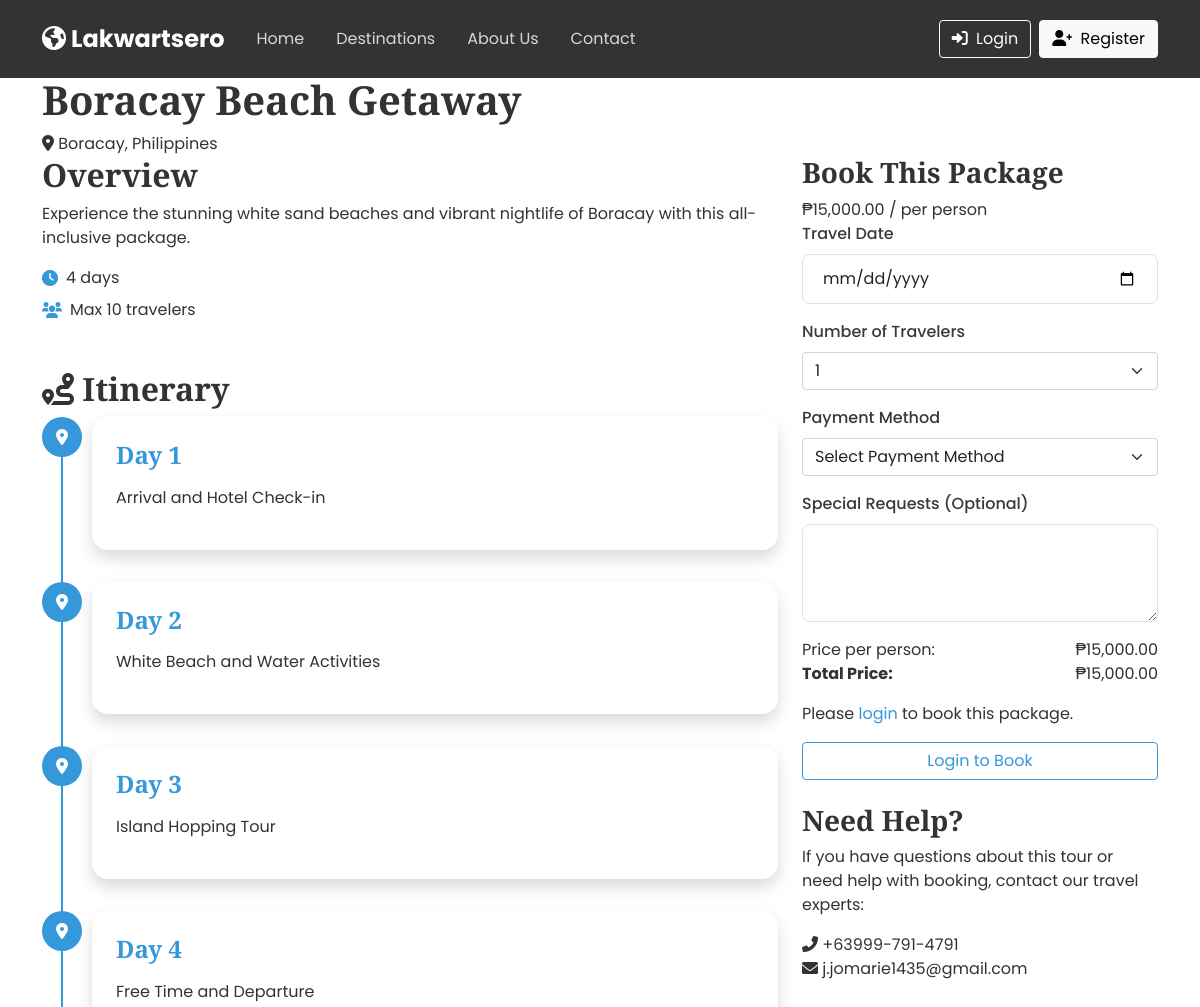
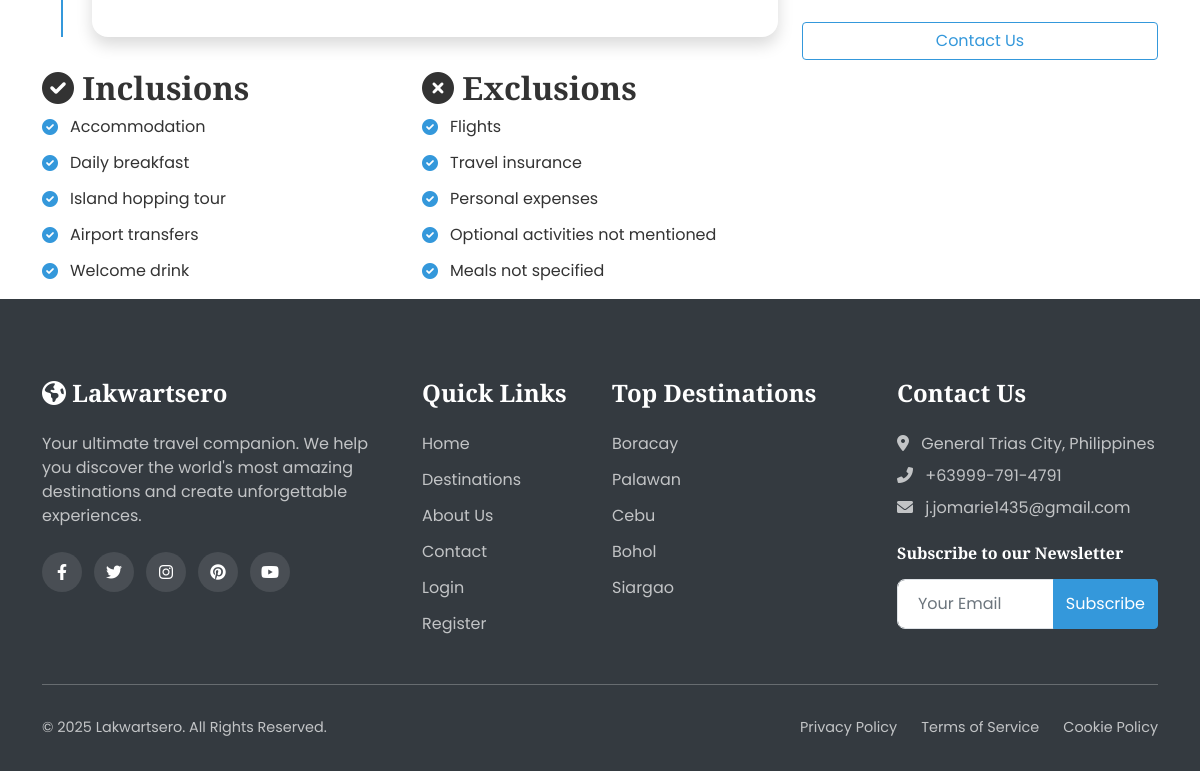
The app's page /package-details.php?id=1 with its own data (2 pictures, top to bottom).
### tables this page shows
CREATE TABLE `packages` (
  `id` int(11) NOT NULL,
  `destination_id` int(11) NOT NULL,
  `title` varchar(100) NOT NULL,
  `description` text DEFAULT NULL,
  `price` decimal(10,2) NOT NULL,
  `duration` int(11) NOT NULL COMMENT 'in days',
  `max_travelers` int(11) DEFAULT 10,
  `itinerary` text DEFAULT NULL,
  `inclusions` text DEFAULT NULL,
  `exclusions` text DEFAULT NULL,
  `featured` tinyint(1) DEFAULT 0,
  `discount_percent` int(11) DEFAULT 0,
  `created_by` int(11) DEFAULT NULL,
  `image_url` varchar(255) DEFAULT NULL,
  `created_at` timestamp NOT NULL DEFAULT current_timestamp(),
  `updated_at` timestamp NOT NULL DEFAULT current_timestamp() ON UPDATE current_timestamp(),
  `status` enum('active','inactive','sold-out') DEFAULT 'active'
);

CREATE TABLE `destinations` (
  `id` int(11) NOT NULL,
  `name` varchar(100) NOT NULL,
  `country` varchar(100) DEFAULT 'Philippines',
  `region` varchar(100) NOT NULL,
  `description` text DEFAULT NULL,
  `image_url` varchar(255) DEFAULT NULL,
  `featured` tinyint(1) DEFAULT 0,
  `popular` tinyint(1) DEFAULT 0,
  `best_time_to_visit` varchar(100) DEFAULT NULL,
  `things_to_do` text DEFAULT NULL,
  `created_at` timestamp NOT NULL DEFAULT current_timestamp(),
  `updated_at` timestamp NOT NULL DEFAULT current_timestamp() ON UPDATE current_timestamp()
);

### includes/auth.php (called while the page is built, shortened)
<?php
function isLoggedIn() {
    return isset($_SESSION['user_id']);
}
?>

### package-details.php (the view, shortened to what this page needs)
<?php
include 'includes/header.php';
$packageId = isset($_GET['id']) ? (int)$_GET['id'] : 0;
$package = null;
if ($packageId > 0) {
    $package = getPackageById($conn, $packageId);
}
?>
<section class="package-hero" style="background-image: url('<?php echo $package['image_url']; ?>');">
    <div class="container">
        <div class="package-hero-content" data-aos="fade-up">
            <h1><?php echo $package['title']; ?></h1>
            <div class="package-location">
                <i class="fas fa-map-marker-alt"></i> <?php echo $package['destination_name']; ?>, <?php echo $package['country']; ?>
            </div>
        </div>
    </div>
</section>
<section class="package-detail">
    <div class="container">
        <div class="row">
            <div class="col-lg-8">
                <div class="package-overview" data-aos="fade-up">
                    <h2>Overview</h2>
                    <p><?php echo $package['description']; ?></p>
                    <div class="package-meta-large">
                        <div class="package-meta-item">
                            <i class="fas fa-clock"></i>
                            <span><?php echo $package['duration']; ?> days</span>
                        </div>
                        <div class="package-meta-item">
                            <i class="fas fa-users"></i>
                            <span>Max <?php echo $package['max_travelers']; ?> travelers</span>
                        </div>
                    </div>
                </div>
                <div class="package-section" data-aos="fade-up">
                    <h2><i class="fas fa-route"></i> Itinerary</h2>
                    <?php echo formatItinerary($package['itinerary']); ?>
                </div>
                <div class="package-section" data-aos="fade-up">
                    <div class="row">
                        <div class="col-md-6">
                            <h2><i class="fas fa-check-circle"></i> Inclusions</h2>
                            <?php echo formatListItems($package['inclusions']); ?>
                        </div>
                        <div class="col-md-6">
                            <h2><i class="fas fa-times-circle"></i> Exclusions</h2>
                            <?php echo formatListItems($package['exclusions']); ?>
                        </div>
                    </div>
                </div>
            </div>
            <div class="col-lg-4">
                <div class="package-sidebar">
                    <div class="package-sidebar-header">
                        <h3>Book This Package</h3>
                    </div>
                    <div class="package-sidebar-body">
                        <div class="package-price-large">
                            <?php echo formatCurrency($package['price']); ?> <span>/ per person</span>
                        </div>
                        <form method="post" action="package-details.php?id=<?php echo $packageId; ?>" id="bookingForm" enctype="multipart/form-data" accept-charset="UTF-8">
                            <div class="mb-3">
                                <label for="travelDate" class="form-label">Travel Date</label>
                                <input type="date" class="form-control" id="travelDate" name="travel_date" required>
                            </div>
                            <div class="mb-3">
                                <label for="numTravelers" class="form-label">Number of Travelers</label>
                                <select class="form-select" id="numTravelers" name="num_travelers" required>
                                    <?php for($i = 1; $i <= min(10, $package['max_travelers']); $i++): ?>
                                    <option value="<?php echo $i; ?>"><?php echo $i; ?></option>
                                    <?php endfor; ?>
                                </select>
                            </div>
                            <div class="mb-3">
                                <label for="payment_method" class="form-label">Payment Method</label>
                                <select class="form-select" id="paymentMethod" name="payment_method" required>
                                    <option value="">Select Payment Method</option>
                                </select>
                            </div>
                            <div class="mb-3">
                                <label for="specialRequests" class="form-label">Special Requests (Optional)</label>
                                <textarea class="form-control" id="specialRequests" name="special_requests" rows="3"></textarea>
                            </div>
                            <div class="price-calculation mb-3">
                                <div class="d-flex justify-content-between">
                                    <span>Price per person:</span>
                                    <span id="pricePerPerson" data-price="<?php echo $package['price']; ?>"><?php echo formatCurrency($package['price']); ?></span>
                                </div>
                                <div class="d-flex justify-content-between total-row">
                                    <span><strong>Total Price:</strong></span>
                                    <span id="totalPrice" class="total-price"><?php echo formatCurrency($package['price']); ?></span>
                                </div>
                            </div>
                            <?php if (isLoggedIn()): ?>
                            <div class="d-grid">
                                <button type="submit" name="booking_submit" class="btn btn-primary">Book Now</button>
                            </div>
                            <?php else: ?>
                            <div class="login-prompt">
                                <p>Please <a href="login.php?redirect=<?php echo urlencode($_SERVER['REQUEST_URI']); ?>">login</a> to book this package.</p>
                                <a href="login.php?redirect=<?php echo urlencode($_SERVER['REQUEST_URI']); ?>" class="btn btn-outline-primary w-100">Login to Book</a>
                            </div>
                            <?php endif; ?>
                        </form>
                    </div>
                </div>
                <div class="package-sidebar mt-4">
                    <div class="package-sidebar-header">
                        <h3>Need Help?</h3>
                    </div>
                    <div class="package-sidebar-body">
                        <p>If you have questions about this tour or need help with booking, contact our travel experts:</p>
                        <div class="contact-info">
                            <div><i class="fas fa-phone-alt"></i> +63999-791-4791</div>
                            <div><i class="fas fa-envelope"></i> j.jomarie1435@gmail.com</div>
                        </div>
                        <div class="d-grid mt-3">
                            <a href="contact.php" class="btn btn-outline-primary">Contact Us</a>
                        </div>
                    </div>
                </div>
            </div>
        </div>
    </div>
</section>
<?php include 'includes/footer.php'; ?>

### includes/functions.php (shortened to what this page needs)
<?php
function getPackageById($conn, $id) {
    $sql = "SELECT p.*, d.name as destination_name, d.country, d.image_url
            FROM packages p
            JOIN destinations d ON p.destination_id = d.id
            WHERE p.id = ?";
    $stmt = $conn->prepare($sql);
    $stmt->bind_param("i", $id);
    $stmt->execute();
    $result = $stmt->get_result();
    return $result->fetch_assoc();
}
function formatCurrency($amount) {
    return '₱' . number_format($amount, 2);
}
function formatItinerary($itinerary) {
    $lines = explode("\n", $itinerary);
    $html = '<div class="itinerary-timeline">';
    foreach ($lines as $line) {
        if (!empty(trim($line))) {
            $parts = explode(':', $line, 2);
            if (count($parts) == 2) {
                $day = trim($parts[0]);
                $activity = trim($parts[1]);
                $html .= '<div class="timeline-item">';
                $html .= '<div class="timeline-badge"><i class="fas fa-map-marker-alt"></i></div>';
                $html .= '<div class="timeline-panel">';
                $html .= '<div class="timeline-heading"><h4>' . $day . '</h4></div>';
                $html .= '<div class="timeline-body"><p>' . $activity . '</p></div>';
                $html .= '</div></div>';
            }
        }
    }
    $html .= '</div>';
    return $html;
}
function formatListItems($items) {
    $lines = explode("\n", $items);
    $html = '<ul class="feature-list">';
    foreach ($lines as $line) {
        if (!empty(trim($line))) {
            $html .= '<li><i class="fas fa-check-circle"></i> ' . trim($line) . '</li>';
        }
    }
    $html .= '</ul>';
    return $html;
}
?>

### css/style.css (style rules this page uses)
:root { --primary-color: #3498db; --secondary-color: #2ecc71; --accent-color: #e74c3c; --text-color: #333; --light-color: #f8f9fa; --dark-color: #343a40; --gray-color: #6c757d; --border-color: #dee2e6; --transition: all 0.3s ease; --box-shadow: 0 0.5rem 1rem rgba(0, 0, 0, 0.15); --section-padding: 5rem 0; }
body { font-family: 'Poppins', sans-serif; color: var(--text-color); background-color: #fff; overflow-x: hidden; }
h1, h2, h3, h4, h5, h6 { font-family: 'Playfair Display', serif; font-weight: 700; }
a { text-decoration: none; color: var(--primary-color); transition: var(--transition); }
.btn-outline-primary { color: var(--primary-color); border-color: var(--primary-color); }
.contact-info { margin-bottom: 3rem; }
.form-control { border-radius: 0.5rem; padding: 0.75rem 1.25rem; border: 1px solid var(--border-color); }
.form-label { color: var(--dark-color); font-weight: 500; }
.package-meta-item { display: flex; align-items: center; margin-right: 2rem; margin-bottom: 0.5rem; }
.package-meta-item i { margin-right: 0.5rem; color: var(--primary-color); }
.package-overview { margin-bottom: 3rem; }
.feature-list { list-style: none; padding-left: 0; }
.feature-list li { margin-bottom: 0.75rem; display: flex; align-items: flex-start; }
.feature-list li i { color: var(--primary-color); margin-right: 0.75rem; margin-top: 0.25rem; }
.itinerary-timeline { position: relative; padding-left: 50px; }
.itinerary-timeline::before { content: ''; position: absolute; top: 0; bottom: 0; left: 19px; width: 2px; background-color: var(--primary-color); }
.timeline-item { margin-bottom: 2rem; position: relative; }
.timeline-badge { width: 40px; height: 40px; border-radius: 50%; background-color: var(--primary-color); color: #fff; display: flex; align-items: center; justify-content: center; position: absolute; top: 0; left: -50px; }
.timeline-panel { padding: 1.5rem; background-color: #fff; border-radius: 1rem; box-shadow: var(--box-shadow); }
.timeline-heading h4 { margin-bottom: 1rem; color: var(--primary-color); }

### records on screen
packages: title "Boracay Beach Getaway", destination.name "Boracay", destination.country "Philippines", description "Experience the stunning white sand beaches and vibrant nightlife of Boracay with this all-inclusive package.", duration "4", max_travelers "10", itinerary "Day 1", itinerary "Arrival and Hotel Check-in", itinerary "Day 2", itinerary "White Beach and Water Activities", itinerary "Day 3", itinerary "Island Hopping Tour", itinerary "Day 4", itinerary "Free Time and Departure", inclusions "Accommodation", inclusions "Daily breakfast", inclusions "Island hopping tour", inclusions "Airport transfers", inclusions "Welcome drink", exclusions "Flights", exclusions "Travel insurance", exclusions "Personal expenses", exclusions "Optional activities not mentioned", exclusions "Meals not specified", price "₱15,000.00"

### other values on screen
form field num_travelers "1"
